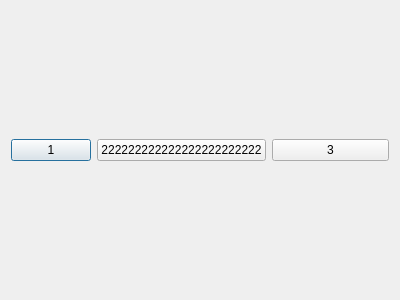
<?xml version="1.0" encoding="UTF-8"?>
<ui version="4.0">
 <class>Dialog</class>
 <widget class="QDialog" name="Dialog">
  <property name="geometry">
   <rect>
    <x>0</x>
    <y>0</y>
    <width>400</width>
    <height>300</height>
   </rect>
  </property>
  <property name="windowTitle">
   <string>Dialog</string>
  </property>
  <layout class="QHBoxLayout" name="horizontalLayout">
   <item>
    <widget class="QPushButton" name="pushButton">
     <property name="sizePolicy">
      <sizepolicy hsizetype="Fixed" vsizetype="Fixed">
       <horstretch>0</horstretch>
       <verstretch>0</verstretch>
      </sizepolicy>
     </property>
     <property name="text">
      <string>1</string>
     </property>
    </widget>
   </item>
   <item>
    <widget class="QPushButton" name="pushButton_3">
     <property name="sizePolicy">
      <sizepolicy hsizetype="Minimum" vsizetype="Fixed">
       <horstretch>0</horstretch>
       <verstretch>0</verstretch>
      </sizepolicy>
     </property>
     <property name="cursor">
      <cursorShape>UpArrowCursor</cursorShape>
     </property>
     <property name="text">
      <string>222222222222222222222222</string>
     </property>
    </widget>
   </item>
   <item>
    <widget class="QPushButton" name="pushButton_2">
     <property name="sizePolicy">
      <sizepolicy hsizetype="Ignored" vsizetype="Fixed">
       <horstretch>0</horstretch>
       <verstretch>0</verstretch>
      </sizepolicy>
     </property>
     <property name="text">
      <string>3</string>
     </property>
    </widget>
   </item>
  </layout>
 </widget>
 <layoutdefault spacing="6" margin="11"/>
 <resources/>
 <connections/>
</ui>
